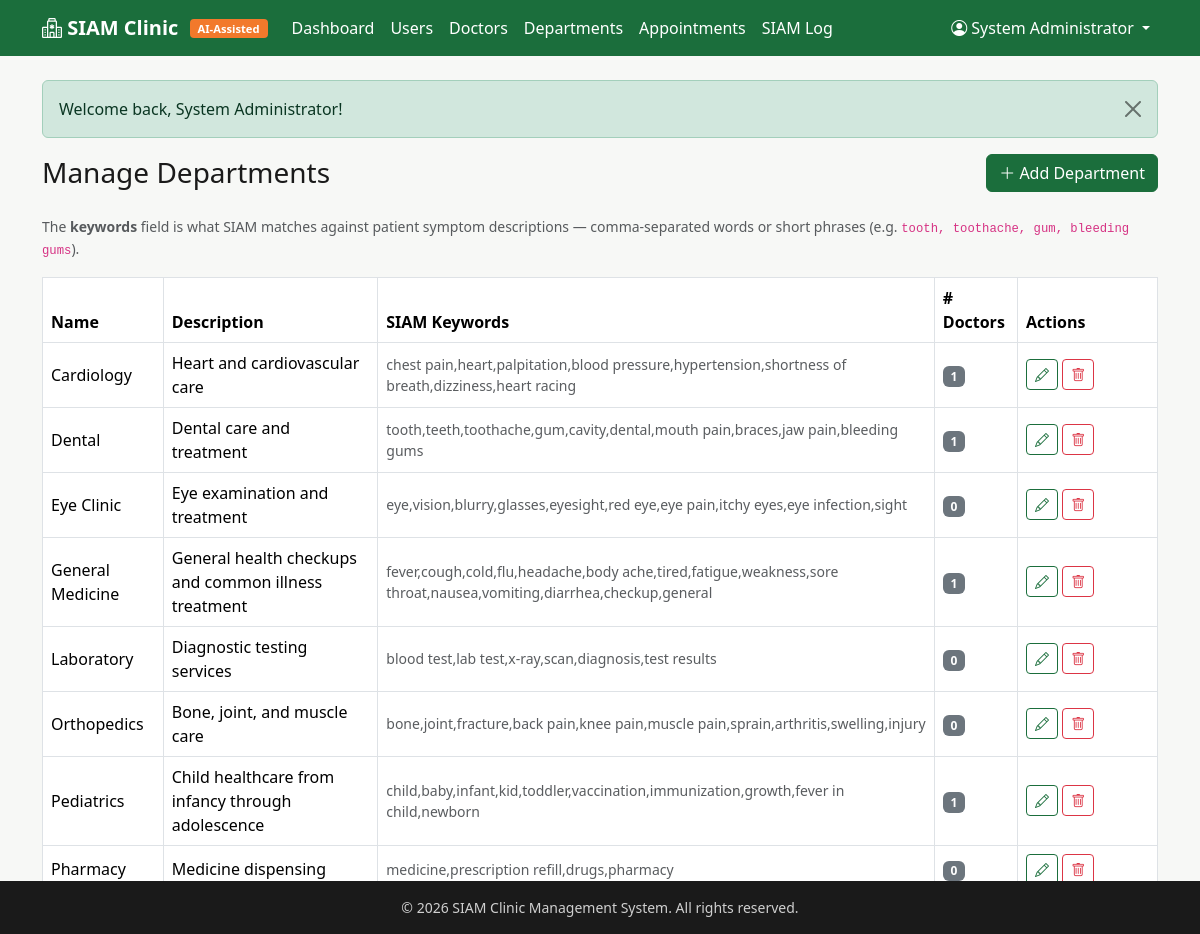
The app's page /admin/departments.php (signed in) with its own data.
### tables this page shows
CREATE TABLE departments (
    id INT AUTO_INCREMENT PRIMARY KEY,
    name VARCHAR(100) NOT NULL,
    description TEXT,
    keywords TEXT COMMENT 'Comma-separated symptom/keyword list used by SIAM matching',
    created_at TIMESTAMP DEFAULT CURRENT_TIMESTAMP
);

### config/config.php (called while the page is built, shortened)
<?php
function is_logged_in(): bool
{
    return !empty($_SESSION['user_id']);
}
function current_user(): ?array
{
    return [
        'id'    => $_SESSION['user_id'],
        'name'  => $_SESSION['user_name'],
        'email' => $_SESSION['user_email'],
        'role'  => $_SESSION['user_role'],
    ];
}
function get_flash(): ?array
{
    $flash = $_SESSION['flash'];
    return $flash;
}
function e(?string $value): string
{
    return htmlspecialchars($value ?? '', ENT_QUOTES, 'UTF-8');
}

### admin/departments.php (the view, shortened to what this page needs)
<?php
require_once __DIR__ . '/../config/config.php';
$departments = $pdo->query('
    SELECT d.*, (SELECT COUNT(*) FROM doctors WHERE department_id = d.id) AS doctor_count
    FROM departments d ORDER BY d.name ASC
')->fetchAll();
require __DIR__ . '/../includes/header.php';
?>
<div class="d-flex justify-content-between align-items-center mb-4">
  <h3 class="mb-0">Manage Departments</h3>
  <button class="btn btn-clinic" data-bs-toggle="modal" data-bs-target="#deptModal" onclick="openAddModal()">
    <i class="bi bi-plus-lg"></i> Add Department
  </button>
</div>
<p class="text-muted small">
  The <strong>keywords</strong> field is what SIAM matches against patient symptom descriptions —
  comma-separated words or short phrases (e.g. <code>tooth, toothache, gum, bleeding gums</code>).
</p>
<div class="table-responsive">
<table class="table table-bordered bg-white align-middle">
  <thead>
    <tr><th>Name</th><th>Description</th><th>SIAM Keywords</th><th># Doctors</th><th style="width:140px;">Actions</th></tr>
  </thead>
  <tbody>
    <?php foreach ($departments as $d): ?>
      <tr>
        <td><?= e($d['name']) ?></td>
        <td><?= e($d['description']) ?></td>
        <td class="small text-muted"><?= e($d['keywords']) ?></td>
        <td><span class="badge bg-secondary"><?= (int)$d['doctor_count'] ?></span></td>
        <td>
          <button class="btn btn-sm btn-outline-primary"
                  onclick='openEditModal(<?= json_encode($d, JSON_HEX_APOS | JSON_HEX_QUOT) ?>)'>
            <i class="bi bi-pencil"></i>
          </button>
          <form method="post" class="d-inline" onsubmit="return confirm('Delete this department? This cannot be undone.');">
            <button type="submit" class="btn btn-sm btn-outline-danger"><i class="bi bi-trash"></i></button>
          </form>
        </td>
      </tr>
    <?php endforeach; ?>
  </tbody>
</table>
</div>
<?php require __DIR__ . '/../includes/footer.php'; ?>

### includes/header.php (shortened to what this page needs)
<?php
$flash = get_flash();
?>
<!DOCTYPE html>
<html lang="en">
<head>
<link href="https://cdn.jsdelivr.net/npm/bootstrap@5.3.3/dist/css/bootstrap.min.css" rel="stylesheet">
<link href="https://cdn.jsdelivr.net/npm/bootstrap-icons@1.11.3/font/bootstrap-icons.css" rel="stylesheet">
<link rel="stylesheet" href="<?= BASE_URL ?>/assets/css/style.css">
</head>
<body>
<?php if (is_logged_in()): ?>
<?php include __DIR__ . '/navbar.php'; ?>
<?php endif; ?>
<div class="container py-4">
<?php if ($flash): ?>
    <div class="alert alert-<?= e($flash['type']) ?> alert-dismissible fade show" role="alert">
        <?= e($flash['message']) ?>
        <button type="button" class="btn-close" data-bs-dismiss="alert" aria-label="Close"></button>
    </div>
<?php endif; ?>

### includes/navbar.php (shortened to what this page needs)
<?php
$user = current_user();
$role = $user['role'] ?? '';
$links = [
    'admin' => [
        ['admin/dashboard.php', 'Dashboard'],
        ['admin/users.php', 'Users'],
        ['admin/doctors.php', 'Doctors'],
        ['admin/departments.php', 'Departments'],
        ['admin/appointments.php', 'Appointments'],
        ['admin/siam_log.php', 'SIAM Log'],
    ],
    'patient' => [
        ['patient/dashboard.php', 'Dashboard'],
        ['patient/siam.php', 'Ask SIAM'],
        ['patient/book_appointment.php', 'Book Appointment'],
        ['patient/appointments.php', 'My Appointments'],
        ['patient/profile.php', 'Profile'],
    ],
];
$navItems = $links[$role] ?? [];
?>
<nav class="navbar navbar-expand-lg navbar-siam">
  <div class="container">
    <a class="navbar-brand fw-bold" href="<?= BASE_URL ?>/<?= $role ?>/dashboard.php">
      <i class="bi bi-hospital"></i> SIAM Clinic <span class="siam-badge">AI-Assisted</span>
    </a>
    <div class="collapse navbar-collapse" id="mainNav">
      <ul class="navbar-nav me-auto">
        <?php foreach ($navItems as [$href, $label]): ?>
          <li class="nav-item">
            <a class="nav-link" href="<?= BASE_URL . '/' . $href ?>"><?= e($label) ?></a>
          </li>
        <?php endforeach; ?>
      </ul>
      <ul class="navbar-nav">
        <li class="nav-item dropdown">
          <a class="nav-link dropdown-toggle" href="#" role="button" data-bs-toggle="dropdown">
            <i class="bi bi-person-circle"></i> <?= e($user['name']) ?>
          </a>
        </li>
      </ul>
    </div>
  </div>
</nav>

### includes/footer.php (shortened to what this page needs)
</div>
<footer class="py-3 mt-5">
  <div class="container text-center small">
    &copy; <?= date('Y') ?> SIAM Clinic Management System. All rights reserved.
  </div>
</footer>
</body>
</html>

### assets/css/style.css (style rules this page uses)
:root { --clinic-green: #1b6e3c; --clinic-green-dark: #124f2b; --clinic-green-light: #e6f4ea; --clinic-orange: #f2792b; --clinic-orange-dark: #d9631a; --clinic-white: #ffffff; --clinic-black: #1a1a1a; --clinic-gray: #6b6b6b; }
body { background-color: #f7f8f6; color: var(--clinic-black); font-family: 'Segoe UI', Roboto, system-ui, sans-serif; }
.navbar-siam { background-color: var(--clinic-green); }
.navbar-siam .navbar-brand, .navbar-siam .nav-link { color: var(--clinic-white) !important; }
.navbar-siam .navbar-brand .siam-badge { background-color: var(--clinic-orange); color: var(--clinic-white); font-weight: 700; padding: 2px 8px; border-radius: 4px; font-size: 0.7rem; vertical-align: middle; margin-left: 6px; }
.btn-primary, .btn-clinic { background-color: var(--clinic-green); border-color: var(--clinic-green); color: var(--clinic-white); }
.btn-outline-primary { color: var(--clinic-green); border-color: var(--clinic-green); }
table.table thead { background-color: var(--clinic-green-light); }
footer { background-color: var(--clinic-black) !important; color: #cfcfcf; margin-bottom: 0; position: fixed; bottom: 0; left: 0; width: 100%; }

### records on screen
departments: name "Cardiology", description "Heart and cardiovascular care", keywords "chest pain,heart,palpitation,blood pressure,hypertension,shortness of breath,dizziness,heart racing", doctor_count "1"
departments: name "Dental", description "Dental care and treatment", keywords "tooth,teeth,toothache,gum,cavity,dental,mouth pain,braces,jaw pain,bleeding gums", doctor_count "1"
departments: name "Eye Clinic", description "Eye examination and treatment", keywords "eye,vision,blurry,glasses,eyesight,red eye,eye pain,itchy eyes,eye infection,sight", doctor_count "0"
departments: name "General Medicine", description "General health checkups and common illness treatment", keywords "fever,cough,cold,flu,headache,body ache,tired,fatigue,weakness,sore throat,nausea,vomiting,diarrhea,checkup,general", doctor_count "1"
departments: name "Laboratory", description "Diagnostic testing services", keywords "blood test,lab test,x-ray,scan,diagnosis,test results", doctor_count "0"
departments: name "Orthopedics", description "Bone, joint, and muscle care", keywords "bone,joint,fracture,back pain,knee pain,muscle pain,sprain,arthritis,swelling,injury", doctor_count "0"
departments: name "Pediatrics", description "Child healthcare from infancy through adolescence", keywords "child,baby,infant,kid,toddler,vaccination,immunization,growth,fever in child,newborn", doctor_count "1"
departments: name "Pharmacy", description "Medicine dispensing", keywords "medicine,prescription refill,drugs,pharmacy", doctor_count "0"

### other values on screen
$label "Dashboard"
$label "Users"
$label "Doctors"
$label "Departments"
$label "Appointments"
$label "SIAM Log"
$user['name'] "System Administrator"
$flash['message'] "Welcome back, System Administrator!"
